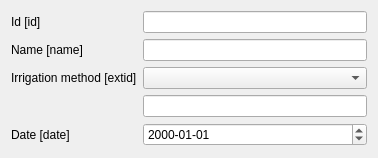
<?xml version="1.0" encoding="UTF-8"?>
<ui version="4.0">
 <class>Dialog</class>
 <widget class="QDialog" name="Dialog">
  <property name="geometry">
   <rect>
    <x>0</x>
    <y>0</y>
    <width>378</width>
    <height>158</height>
   </rect>
  </property>
  <property name="windowTitle">
   <string>Dialog</string>
  </property>
  <layout class="QFormLayout" name="formLayout">
   <item row="0" column="0">
    <widget class="QLabel" name="id_LBL">
     <property name="toolTip">
      <string>Unique feature identifier</string>
     </property>
     <property name="text">
      <string>Id [id]</string>
     </property>
    </widget>
   </item>
   <item row="0" column="1">
    <widget class="QLineEdit" name="id">
     <property name="enabled">
      <bool>true</bool>
     </property>
     <property name="toolTip">
      <string>Unique link id</string>
     </property>
    </widget>
   </item>
   <item row="1" column="0">
    <widget class="QLabel" name="name_LBL">
     <property name="toolTip">
      <string>The name of the link</string>
     </property>
     <property name="text">
      <string>Name [name]</string>
     </property>
    </widget>
   </item>
   <item row="1" column="1">
    <widget class="QLineEdit" name="name">
     <property name="toolTip">
      <string>The name of the link</string>
     </property>
    </widget>
   </item>
   <item row="2" column="0">
    <widget class="QLabel" name="extid_LBL">
     <property name="toolTip">
      <string>The feature id of the inlet node</string>
     </property>
     <property name="text">
      <string>Irrigation method [extid]</string>
     </property>
    </widget>
   </item>
   <item row="2" column="1">
    <widget class="QComboBox" name="extid_CB"/>
   </item>
   <item row="3" column="1">
    <widget class="QLineEdit" name="extid">
     <property name="toolTip">
      <string>The feature id of the inlet node</string>
     </property>
    </widget>
   </item>
   <item row="4" column="0">
    <widget class="QLabel" name="date_LBL">
     <property name="toolTip">
      <string>The feature id of the inlet node</string>
     </property>
     <property name="text">
      <string>Date [date]</string>
     </property>
    </widget>
   </item>
   <item row="4" column="1">
    <widget class="QgsDateTimeEdit" name="date">
     <property name="displayFormat">
      <string>yyyy-MM-dd</string>
     </property>
    </widget>
   </item>
  </layout>
 </widget>
 <customwidgets>
  <customwidget>
   <class>QgsDateTimeEdit</class>
   <extends>QDateTimeEdit</extends>
   <header>qgsdatetimeedit.h</header>
  </customwidget>
 </customwidgets>
 <resources/>
 <connections/>
</ui>
